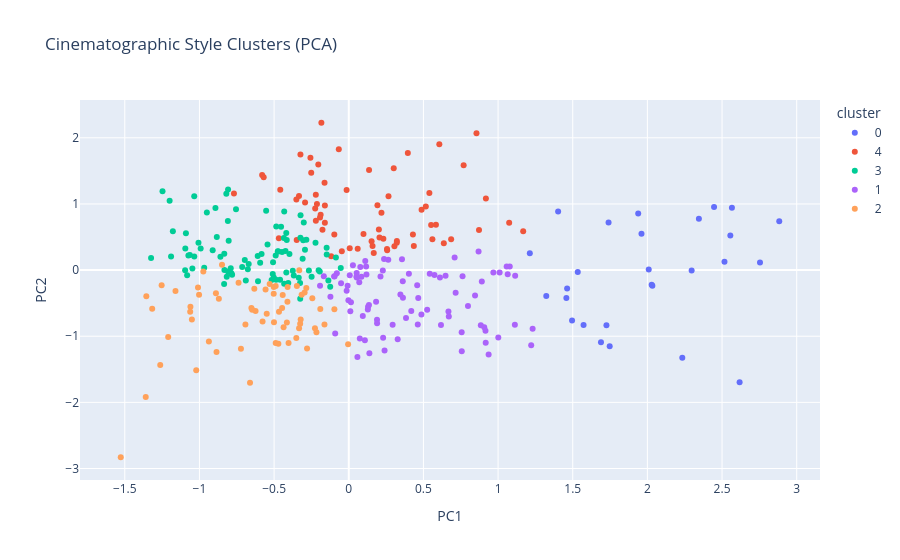

The notebook cell this image was saved under:
### Code cell
fig = px.scatter(
    pca_df.reset_index(), 
    x='PC1', y='PC2', 
    hover_name="name",
    color='cluster',
    title="Cinematographic Style Clusters (PCA)"
)
fig.show()

### Figure 1 — Plotly figure (JSON) as saved in the notebook; plotly's stock layout.template omitted (floating-point values rounded to 4 significant figures)
{"data": [{"hovertemplate": "<b>%{hovertext}</b><br><br>cluster=0<br>PC1=%{x}<br>PC2=%{y}<extra></extra>", "hovertext": ["George Lucas", "Quentin Tarantino", "Christopher Nolan", "Ridley Scott", "Michael Mann", "Michael Bay", "Tony Scott", "Joel Coen", "Ethan Coen", "James Wan", "Jean-Luc Godard", "Paul Thomas Anderson", "David Lynch", "Freddie Francis", "Ingmar Bergman", "David Fincher", "Edgar Wright", "John Carpenter", "Wong Kar-Wai", "Kathryn Bigelow", "Zack Snyder", "James Gunn", "Bryan Forbes", "Rian Johnson", "John Crowley", "Yorgos Lanthimos", "Denis Villeneuve"], "legendgroup": "0", "marker": {"color": "#636efa", "symbol": "circle"}, "mode": "markers", "name": "0", "orientation": "v", "showlegend": true, "type": "scatter", "x": [1.323, 1.213, 2.883, 1.748, 1.496, 2.234, 2.618, 1.534, 1.96, 2.345, 1.74, 2.516, 2.296, 1.689, 2.033, 1.457, 2.029, 1.402, 2.754, 1.726, 2.009, 1.939, 1.573, 2.555, 1.462, 2.446, 2.566], "xaxis": "x", "y": [-0.3932, 0.2548, 0.7374, -1.151, -0.7614, -1.324, -1.696, -0.02954, 0.55, 0.7747, 0.7195, 0.1259, -0.00707, -1.093, -0.2384, -0.4203, -0.2222, 0.8845, 0.1139, -0.8335, 0.009291, 0.855, -0.8289, 0.5224, -0.2767, 0.9551, 0.9409], "yaxis": "y"}, {"hovertemplate": "<b>%{hovertext}</b><br><br>cluster=4<br>PC1=%{x}<br>PC2=%{y}<extra></extra>", "hovertext": ["Orson Welles", "Stanley Kubrick", "Matthew Vaughn", "Woody Allen", "François Truffaut", "Lewis Milestone", "Ernst Lubitsch", "James Whale", "Buster Keaton", "Victor Sjöström", "Victor Fleming", "F. W. Murnau", "Jean Renoir", "Alan Crosland", "Frank Borzage", "R.G. Springsteen", "Terence Fisher", "King Vidor", "Terrence Malick", "Edward L. Cahn", "Ray Taylor", "Robert F. Hill", "Spencer Gordon Bennet", "Fred C. Brannon", "Lambert Hillyer", "Harry L. Fraser", "Henry Hathaway", "Sidney Franklin", "Frank Tashlin", "Henry Edwards", "E.A. Dupont", "Byron Haskin", "Delmer Daves", "Frank Tuttle", "Stuart Heisler", "Norman Foster", "A. Edward Sutherland", "W. Lee Wilder", "Daniel Mann", "Irving Rapper", "Roy Del Ruth", "James Cruze", "Yasujirō Ozu", "Richard Wallace", "Kenji Mizoguchi", "Lee Sholem", "Maurice Tourneur", "D.W. Griffith", "Bert I. Gordon", "George Archainbaud", "Hal Walker", "Edward Sloman", "George King", "William A. Seiter", "John Reinhardt", "Herbert I. Leeds", "Lance Comfort", "Fred C. Newmeyer", "Sam Taylor", "Malcolm St. Clair", "Marion Gering", "Lewis D. Collins", "Marshall Neilan", "Chester M. Franklin", "E. Mason Hopper", "Melville W. Brown"], "legendgroup": "4", "marker": {"color": "#EF553B", "symbol": "circle"}, "mode": "markers", "name": "4", "orientation": "v", "showlegend": true, "type": "scatter", "x": [1.168, -0.04659, 0.6366, 0.1674, 0.8722, -0.1179, -0.3333, 0.1593, -0.1834, -0.06676, 0.192, 0.516, 0.1529, 0.6066, 0.5602, 0.3221, 0.4358, 0.3216, 1.074, -0.1761, -0.3236, -0.2248, -0.1622, -0.2567, 0.2661, -0.5801, 0.2573, 0.7694, 0.219, -0.2204, 0.5399, 0.2317, 0.6857, -0.1883, 0.206, 0.4877, -0.1599, 0.9184, 0.5517, 0.0598, 0.2562, -0.2131, 0.8553, 0.2018, -0.3508, 0.00647, -0.3486, 0.3012, 0.4296, -0.2514, -0.7689, -0.1926, 0.5839, -0.09676, 0.3058, -0.2927, 0.09854, -0.4587, -0.2206, -0.01445, -0.16, -0.4682, 0.136, 0.3956, -0.2041, -0.5698], "xaxis": "x", "y": [0.5868, 0.2838, 0.4049, 0.2591, 0.6049, 0.2108, 1.119, 0.3657, 2.227, 1.829, 0.9801, 0.962, 0.4373, 1.902, 0.4676, 0.4386, 0.3652, 0.4148, 0.7167, 0.6099, 1.746, 0.9309, 1.32, 1.697, 1.116, 1.436, 0.3012, 1.584, 0.8656, 0.7467, 1.164, 0.4755, 0.4642, 0.8382, 0.493, 0.9134, 0.9777, 1.083, 0.6804, 0.3213, 0.3174, 1.0, 2.069, 0.6146, 1.067, 0.3301, 0.4566, 1.541, 0.5361, 1.47, 1.159, 0.7963, 0.6839, 0.5388, 0.3599, 1.023, 0.5439, 1.215, 1.139, 1.212, 0.7143, 0.4821, 1.514, 1.771, 1.596, 1.404], "yaxis": "y"}, {"hovertemplate": "<b>%{hovertext}</b><br><br>cluster=3<br>PC1=%{x}<br>PC2=%{y}<extra></extra>", "hovertext": ["Fritz Lang", "Richard Linklater", "Michael Curtiz", "Edgar G. Ulmer", "John Ford", "Raoul Walsh", "Elmer Clifton", "Harold D. Schuster", "Rudolph Maté", "Charlie Chaplin", "Edward F. Cline", "Irving Pichel", "Roy William Neill", "Charles Lamont", "Erle C. Kenton", "Leo McCarey", "Charles Barton", "Rowland V. Lee", "Preston Sturges", "William Beaudine", "Jerry Warren", "William Witney", "Frank R. Strayer", "Anatole Litvak", "Val Guest", "Andrew L. Stone", "Frank McDonald", "Sam Newfield", "Richard Thorpe", "Tim Whelan", "Frank Lloyd", "Gregory La Cava", "Tay Garnett", "David Butler", "Edwin L. Marin", "Arthur Lubin", "Walter Lang", "Alfred L. Werker", "Norman Z. McLeod", "Lew Landers", "Norman Taurog", "H. Bruce Humberstone", "Robert N. Bradbury", "S. Roy Luby", "William Nigh", "William K. Howard", "Jean Yarbrough", "Albert S. Rogell", "Elliott Nugent", "Victor Halperin", "Joseph Kane", "Christy Cabanne", "Sidney Salkow", "Ray McCarey", "Allan Dwan", "George Sherman", "John H. Auer", "Nick Grindé", "John Rawlins", "Sidney Lanfield", "Alfred E. Green", "Vernon Sewell", "Alexander Hall", "Edward Ludwig", "Harold Young", "Felix E. Feist", "Phil Rosen", "Maurice Elvey", "Walter Forde", "Fred Niblo", "Mitchell Leisen", "D. Ross Lederman", "Bernard B. Ray", "James P. Hogan", "Eugene Forde", "Philip Ford", "Louis King", "Howard Bretherton", "Ralph Staub", "Michael Gordon", "Lesley Selander", "Godfrey Grayson", "Victor Schertzinger", "George Blair", "Albert Herman", "Marcel Varnel", "Otto Brower", "Edward H. Griffith", "Howard Higgin", "Arthur Dreifuss", "Reginald Barker"], "legendgroup": "3", "marker": {"color": "#00cc96", "symbol": "circle"}, "mode": "markers", "name": "3", "orientation": "v", "showlegend": true, "type": "scatter", "x": [-0.4894, -0.1944, -0.5839, -0.3749, -1.064, -0.4326, -0.2489, -0.2017, -0.9682, -1.091, -1.007, -0.326, -0.6895, -0.4753, -0.6099, -0.6702, -0.2933, -0.3252, -1.19, -1.047, -1.074, -0.1482, -1.035, -0.2672, -0.8326, -0.676, -1.095, -0.3052, -0.8043, -0.46, -0.7137, -0.9504, -0.5089, -0.5533, -0.4868, -0.3088, -1.035, -0.05344, -0.9918, -0.4052, -1.324, -0.7849, -0.3229, -0.3349, -1.082, -0.4534, -0.5021, -0.9114, -0.8097, -0.1364, -0.7884, -0.4186, -0.4345, -0.8929, -0.4858, -0.4181, -0.1475, -0.8595, -0.3012, -0.7814, -0.8348, -0.5934, -1.096, -0.4465, -0.3238, -0.6078, -0.5441, -0.7905, -0.4718, -0.8082, -0.08605, -0.5071, -1.2, -0.4322, -0.8838, -0.6963, -0.284, -1.178, -0.8172, -0.3681, -0.4154, -0.2227, -0.82, -0.5165, -0.8337, -0.3973, -0.4236, -0.1243, -1.247, -0.8089, -0.7552], "xaxis": "x", "y": [0.2208, -0.01993, 0.2429, -0.008257, 0.2267, -0.2062, -0.0997, -0.001478, 0.03671, 0.5567, 0.4114, -0.1968, -0.1563, 0.285, 0.2116, 0.09336, 0.3078, -0.4339, 0.2039, 0.02264, 0.2219, 0.337, 1.116, -0.006696, 0.002259, 0.01407, 0.3267, 0.4517, 0.445, -0.1477, 0.04811, 0.8692, -0.06076, 0.8975, -0.1478, 0.1717, 0.2047, 0.03271, 0.3251, -0.196, 0.1831, -0.05698, 0.8302, -0.1155, -0.07718, 0.6541, -0.1118, 0.2996, 0.7418, -0.1559, -0.04468, 0.5589, 0.4836, 0.9379, 0.6593, -0.03626, 0.2349, 0.2028, 0.7179, -0.07074, -0.2088, 0.1099, -0.002151, 0.2724, 0.4894, -0.1686, 0.3849, 0.02681, 0.2824, 1.22, 0.1896, 0.118, 1.049, 0.8859, 0.4991, 0.1525, 0.4595, 0.5886, -0.09958, -0.08132, 0.4558, 0.4145, 1.152, -0.1493, 0.2459, 0.2444, 0.2877, -0.2514, 1.192, -0.01965, 0.9211], "yaxis": "y"}, {"hovertemplate": "<b>%{hovertext}</b><br><br>cluster=1<br>PC1=%{x}<br>PC2=%{y}<extra></extra>", "hovertext": ["Clint Eastwood", "Terry Gilliam", "Pedro Almodóvar", "Tim Burton", "Martin Scorsese", "Brian De Palma", "Robert Wise", "Francis Ford Coppola", "Steven Soderbergh", "Sydney Pollack", "Alfred Hitchcock", "Peter Weir", "Elia Kazan", "Nicholas Ray", "Josef von Sternberg", "Roman Polanski", "Sergio Leone", "Robert Siodmak", "Spike Lee", "Mike Nichols", "Antonio Margheriti", "Robert Stevenson", "John Huston", "Richard Donner", "Robert Parrish", "Mervyn LeRoy", "Terence Young", "Guy Hamilton", "William Wyler", "Jacques Tourneur", "Sam Wood", "Guillermo del Toro", "William Castle", "Joseph M. Newman", "Peter Yates", "John Frankenheimer", "William A. Wellman", "George Cukor", "Don Siegel", "Victor Saville", "Michelangelo Antonioni", "Carol Reed", "Joseph Pevney", "Shawn Levy", "Robert Aldrich", "J. Lee Thompson", "John Brahm", "Bob Rafelson", "Vincent Sherman", "Jean Negulesco", "Michael Anderson", "George Miller", "Roger Donaldson", "Ralph Thomas", "Bong Joon Ho", "George Seaton", "Mario Bava", "Roy Ward Baker", "Samuel Fuller", "Basil Dearden", "Robert Florey", "Phil Karlson", "John Cromwell", "Curtis Bernhardt", "Joseph Losey", "Anthony Mann", "Nathan Juran", "Douglas Sirk", "Roy Boulting", "William Dieterle", "Craig Gillespie", "Andrew Marton", "Edward Dmytryk", "Cy Endfield", "Archie Mayo", "André de Toth", "Joseph H. Lewis", "Harold French", "Roger Corman", "Arthur Crabtree", "Bernard Vorhaus", "Charles Saunders", "Montgomery Tully", "William Berke", "Compton Bennett", "Brian Desmond Hurst"], "legendgroup": "1", "marker": {"color": "#ab63fa", "symbol": "circle"}, "mode": "markers", "name": "1", "orientation": "v", "showlegend": true, "type": "scatter", "x": [0.2398, 1.112, 0.9074, 1.231, 0.2301, 0.1381, 0.4186, 0.3628, 1.078, 1.01, 0.4584, 1.222, 0.07722, 0.183, 0.4621, 0.1893, 0.7568, 0.05376, 0.2938, 0.709, 0.5251, 1.001, 0.7984, 1.064, 0.7561, -0.1924, -0.167, 0.5425, 0.08476, -0.1228, 0.9367, 1.057, -0.05142, 0.006614, 1.114, 0.9157, -0.07991, 0.1164, 0.8912, -0.09496, 0.2281, -0.09083, 0.1293, 0.9685, 0.6676, 0.1897, 0.07401, 0.4653, 0.02777, 0.01473, 0.6106, 0.6176, 0.9172, 0.1352, 0.6701, 0.0105, 0.8457, 0.2647, 0.3277, 0.1185, 0.5741, 0.8845, 0.6481, -0.007604, 0.05793, 0.3834, 0.3617, 0.05295, 0.2363, 0.4866, 0.7158, 0.09392, 0.3458, 0.4028, -0.0141, 0.1278, 0.2126, -0.09784, 0.8692, 0.3565, -0.002369, 0.762, 0.07039, 0.05166, 0.108, 0.1105], "xaxis": "x", "y": [-1.216, -0.8253, -0.8625, -0.8859, -1.024, -1.258, -0.62, -0.4167, 0.05246, -0.03698, -0.23, -1.136, 0.04628, -0.4797, -0.8241, -0.7518, -1.226, -0.1131, -0.825, 0.1889, -0.5982, -1.02, -0.5414, -0.06435, -0.9407, -0.2368, -0.09284, -0.05459, -0.09961, -0.4029, -1.276, 0.05293, -0.1979, -0.07715, -0.08509, -0.9172, -0.04622, 0.05252, -0.1742, -0.09161, -0.004841, -0.9577, -0.5555, -0.03787, -0.6248, -0.8055, -1.034, -0.421, 0.07373, -0.4848, -0.1132, -0.8322, -1.099, -0.5262, -0.7028, -0.622, -0.3854, 0.156, -1.046, -0.06684, -0.07379, -0.8336, -0.08494, -0.2378, -1.313, -0.7243, -0.1701, -0.04525, 0.1687, -0.673, -0.3429, -0.695, -0.3685, -0.05372, -0.3114, -0.5959, -0.0955, -0.09686, 0.2823, 0.1626, -0.4571, -0.09287, -0.1832, -0.09964, -1.06, 0.1374], "yaxis": "y"}, {"hovertemplate": "<b>%{hovertext}</b><br><br>cluster=2<br>PC1=%{x}<br>PC2=%{y}<extra></extra>", "hovertext": ["Steven Spielberg", "Otto Preminger", "Blake Edwards", "Richard Fleischer", "Frank Capra", "Billy Wilder", "Richard Brooks", "Fred Zinnemann", "Stanley Kramer", "Roberto Rossellini", "Federico Fellini", "Akira Kurosawa", "Wes Anderson", "Agnès Varda", "Ronald Neame", "Cecil B. DeMille", "Robert Altman", "Lewis Gilbert", "Joseph L. Mankiewicz", "Gregory Ratoff", "Howard Hawks", "David Lean", "Vittorio De Sica", "Stanley Donen", "Norman Jewison", "Jules Dassin", "John Sturges", "Robert Rossen", "Luchino Visconti", "Martin Ritt", "George Marshall", "Mark Robson", "Lloyd Bacon", "Rouben Mamoulian", "Hugo Fregonese", "Charles Vidor", "Anthony Asquith", "Henry Koster", "Edmund Goulding", "Ken Annakin", "Henry King", "Emeric Pressburger", "Henry Levin", "Sidney Lumet", "John Farrow", "Gordon Douglas", "Zoltan Korda", "William Keighley", "Michael Powell", "Ken Hughes", "Kurt Neumann", "John M. Stahl", "Fred F. Sears", "Lewis Seiler", "Wallace Fox", "Richard Sale", "John Gilling", "Leslie Goodwins", "James Tinling", "Irving Cummings", "Joseph Santley", "Herbert Wilcox", "Leigh Jason"], "legendgroup": "2", "marker": {"color": "#FFA15A", "symbol": "circle"}, "mode": "markers", "name": "2", "orientation": "v", "showlegend": true, "type": "scatter", "x": [-0.6613, -0.7221, -0.5495, -0.6922, -0.5297, -0.6242, -0.1627, -0.3255, -1.527, -0.9739, -0.8857, -1.022, -0.738, -0.3221, -0.2793, -1.06, -0.09624, -0.3474, -0.4366, -0.4424, -1.01, -0.3156, -0.4095, -0.4896, -0.2164, -0.5772, -0.4107, -1.36, -0.2263, -0.3328, -1.253, -0.4032, -0.87, -0.8487, -0.244, -0.5026, -0.1907, -1.316, -0.4463, -0.4145, -0.2843, -0.9369, -0.5025, -0.004416, -0.2956, -0.5009, -0.3513, -1.209, -0.4673, -1.263, -0.5571, -0.6324, -0.4893, -0.4715, -1.16, -1.003, -1.051, -1.356, -1.062, -0.3316, -0.8896, -0.6469, -0.6521], "xaxis": "x", "y": [-1.704, -1.19, -0.6596, -0.8214, -0.2094, -0.6188, -0.8246, -0.8126, -2.83, -0.022, -1.238, -1.514, -0.1915, -0.7488, -1.187, -0.5527, -0.5941, -0.2395, -0.8637, -0.3784, -0.2637, -0.3726, -0.2559, -0.2395, -0.9398, -0.7759, -0.4781, -1.918, -0.8794, -0.8806, -0.2311, -1.102, -0.4337, 0.08067, -0.4256, -0.3583, -0.5868, -0.5853, -0.5725, -0.7924, -0.2703, -1.08, -0.2557, -1.123, -0.3398, -0.788, -1.029, -1.01, -0.6296, -1.437, -0.2943, -0.2823, -1.104, -1.114, -0.3169, -0.3736, -0.7487, -0.395, -0.6306, -0.004337, -0.3493, -0.5992, -0.5738], "yaxis": "y"}], "layout": {"legend": {"title": {"text": "cluster"}, "tracegroupgap": 0}, "title": {"text": "Cinematographic Style Clusters (PCA)"}, "xaxis": {"anchor": "y", "domain": [0, 1], "title": {"text": "PC1"}}, "yaxis": {"anchor": "x", "domain": [0, 1], "title": {"text": "PC2"}}}}
